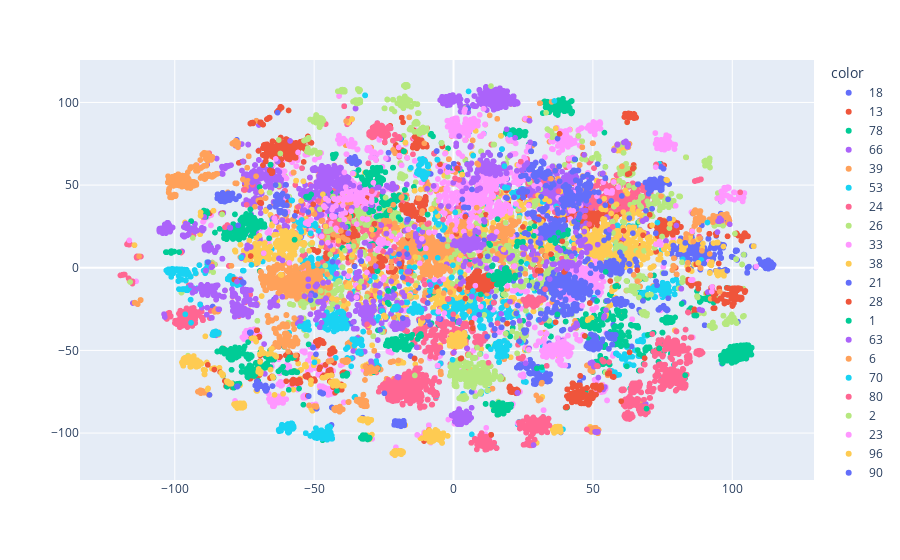

Here is the notebook cell this chart was saved with:
### Code cell
fig = px.scatter(x=X_tsne[:, 0], y=X_tsne[:, 1], color=df['target'])
fig.update_layout(
    title="",
    xaxis_title="",
    yaxis_title="",
)
fig.show()
